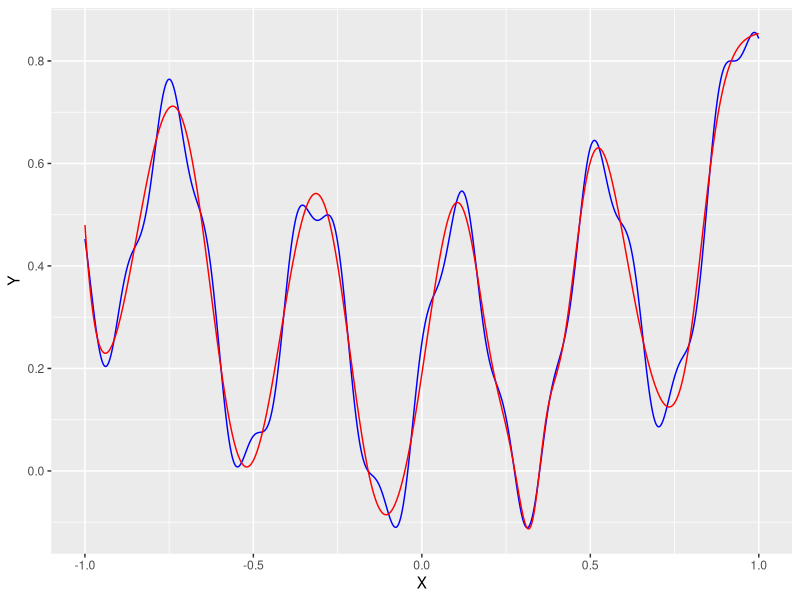

Write R code to recreate this figure.
library(nnet)
library(ggplot2)

hidden=10

x <- sort(2*runif(30000)-1)
y<-0.2 + 0.4*x^2 + 0.3*sin(15*x) + 0.05*cos(50*x);

nn <- nnet(x, y, size=hidden, maxit=1000, linout=TRUE)

ps <- predict(nn,  data.frame(x=x))

fx3<-data.frame(x,y,ps)

q<-ggplot(fx3, aes(x = x)) + 
    geom_line(aes(y = y), colour="blue") + 
    geom_line(aes(y = ps), colour = "red") + 
    ylab(label="Y") + 
    xlab("X")
print(q)
